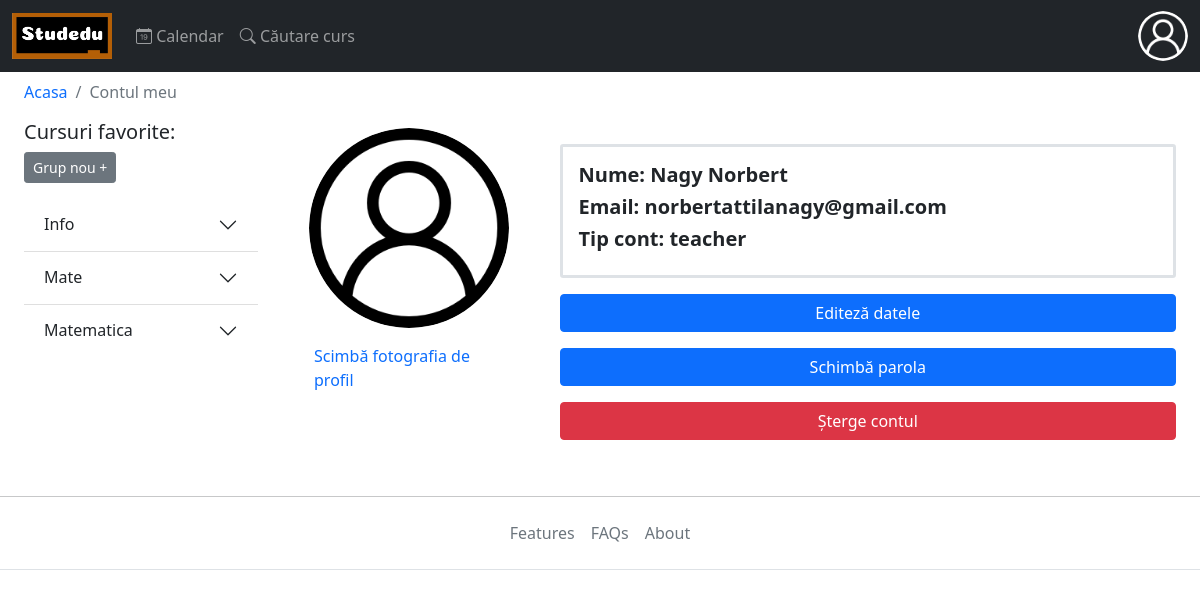
/My_account.php?id=1 (signed in), run on the app's committed database.
### tables this page shows
CREATE TABLE `course_group` (
  `id` int(11) NOT NULL AUTO_INCREMENT,
  `group_name` varchar(250) NOT NULL,
  `course_id` int(11) NOT NULL,
  `user_id` int(11) NOT NULL,
  PRIMARY KEY (`id`),
  KEY `course_group_FK` (`user_id`),
  KEY `course_group_FK_1` (`course_id`),
  CONSTRAINT `course_group_FK` FOREIGN KEY (`user_id`) REFERENCES `user` (`id`),
  CONSTRAINT `course_group_FK_1` FOREIGN KEY (`course_id`) REFERENCES `course` (`id`)
);

CREATE TABLE `user` (
  `id` int(11) NOT NULL AUTO_INCREMENT,
  `name` varchar(250) NOT NULL,
  `email` varchar(250) NOT NULL,
  `password` varchar(250) NOT NULL,
  `type` varchar(100) DEFAULT NULL,
  `profile_image` varchar(250) DEFAULT NULL,
  PRIMARY KEY (`id`)
);

### Courses_group.php (the view, shortened to what this page needs)
<?php include 'Page_security.php'; ?>
<div class="d-none d-md-block">
	<div class="container">
		<h5>Cursuri favorite:</h5>
		<button type="button" class="btn btn-secondary btn-sm" data-bs-toggle="modal" data-bs-target="#New_group_Modal">Grup nou +</button>
		<div class="accordion accordion-flush mt-3" id="accordionFlushExample">
			<?php
			$user_id=$_SESSION['user_id'];
			$sql="SELECT * FROM course_group AS cg JOIN course AS c ON cg.course_id=c.id WHERE user_id LIKE $user_id  ORDER BY group_name , title";
			$results=mysqli_query($db,$sql);
			$num_rows=mysqli_num_rows($results);
		    $i=1;
		    $close=0;
		    $open=1;
		    while($row=mysqli_fetch_array($results,MYSQLI_ASSOC))
		    {
				if($i==1)
				{
					$group_name=$row["group_name"];
				}
		    	if($row["group_name"]!=$group_name || $i==$num_rows)
		    	{
					$close=1;
				}
				$group_name=$row["group_name"];
				if($open==1)
				{
					$open=0;
					echo '<div class="accordion-item">';
						echo '<h2 class="accordion-header" id="heading_group'.$i.'">';
					      	echo '<button type="button" class="accordion-button collapsed" data-bs-toggle="collapse" data-bs-target="#collapse_group'.$i.'">'.$group_name.'</button>';
					    echo '</h2>';
				}
				if($close==1)
				{
					$close=0;
					$open=1;
									echo '<a class="btn btn-secondary btn-sm mt-3 text-decoration-none" href="Add_course_group.php?edit=3&group='.$link_group_name.'"><i class="bi bi-pencil-square"></i> Editează</a>'; ?>
						</div>
				<?php
				}
				$i++;
			} ?>
		</div>
	</div>
</div>

### My_account.php (shortened to what this page needs)
<!doctype html>
<html lang="en">
  	<head>
	    <link href="assets\css\bootstrap.min.css" rel="stylesheet"/>
	    <link rel="stylesheet" href="https://cdn.jsdelivr.net/npm/bootstrap-icons@1.7.2/font/bootstrap-icons.css">
	</head>
	<body>
    	<?php include 'Top_bar.php' ?>
    	<nav class="ms-4" aria-label="breadcrumb">
  			<ol class="breadcrumb">
  		  		<li class="breadcrumb-item"><a href="Home_page.php" style="text-decoration: none;">Acasa</a></li>
    			<li class="breadcrumb-item active" aria-current="page">Contul meu</li>
  			</ol>
		</nav>
		<?php if($_SESSION['user_type']!="admin"){ ?>
    	<div class="row">
		    <div class="col-md-3">
		    	<?php include 'Courses_group.php' ?>
		    </div>
		    <div class="col-md-9">
		    <?php } ?>
		      	<?php
		      		$search_user_id=$_GET['id'];
		      		$user_id=$_SESSION['user_id'];
		      	?>
		      	<div class="row">
		      		<div class="col-xl-3 col-md-4">
		      			<div class="d-flex align-items-center flex-column">
		      				<div class="p-2">
		      					<?php
		      					$sql="SELECT * FROM user WHERE id LIKE $search_user_id";
								$results=mysqli_query($db,$sql);
								$row=mysqli_fetch_array($results);
								$profile_image="Images\Profile\\".$row["profile_image"];
								if($profile_image=="Images\Profile\\") {
		      					?>
			      					<img src="Images\Sistem\user.png" alt="Profile image" style="width:200px; height:200px;" class="rounded-circle">
			      				<?php }
			      				else {
			      					echo '<img src="'.$profile_image.'" alt="Profile image" style="width:200px; height:200px;" class="rounded-circle">';
			      				}
			      				?>
			      			</div>
			      			<?php if($_SESSION['user_type']=="admin" or $search_user_id==$user_id){ ?>
				      			<div class="p-2">
				      				<p><a href="#" style="text-decoration: none;" data-bs-toggle="modal" data-bs-target="#Edit_profile_photo">Scimbă fotografia de profil</a></p>
				      			</div>
				      		<?php } ?>
			      		</div>
			      	</div>
			      	<div class="col-xl-9 col-md-8 mt-4">
			      		<div class="mx-4">
				      		<div class="container p-3 border border-3 rounded-1">
					      		<?php echo '<h5><b>Nume: '.$row['name'].'</b></h5>'; ?>
					      		<?php echo '<h5><b>Email: '.$row['email'].'</b></h5>'; ?>
					      		<?php echo '<h5><b>Tip cont: '.$row['type'].'</b></h5>'; ?>
				      		</div>
				      		<?php if($_SESSION['user_type']=="admin" or $search_user_id==$user_id){ ?>
					      		<div class="d-grid mt-3">
								  	<button type="button" class="btn btn-primary btn-block" data-bs-toggle="modal" data-bs-target="#Edit_profile_data">Editeză datele</button>
								</div>
								<div class="d-grid mt-3">
								  	<button type="button" class="btn btn-primary btn-block" data-bs-toggle="modal" data-bs-target="#Change_password">Schimbă parola</button>
								</div>
								<div class="d-grid mt-3">
								  	<button type="button" class="btn btn-danger btn-block" data-bs-toggle="modal" data-bs-target="#Delete_account">Șterge contul</button>
								</div>
							<?php } ?>
			      		</div>
			      	</div>
		      	</div>
		<?php if($_SESSION['user_type']!="admin"){ ?>
		    </div>
	  	</div>
	  	<?php } ?>
    	<?php include 'Footers.php' ?>
	</body>
</html>

### data on the page
course_group: group_name "Info"
course_group: group_name "Mate"
course_group: group_name "Matematica"
user: name "Nagy Norbert", email "norbertattilanagy@gmail.com", type "teacher"
